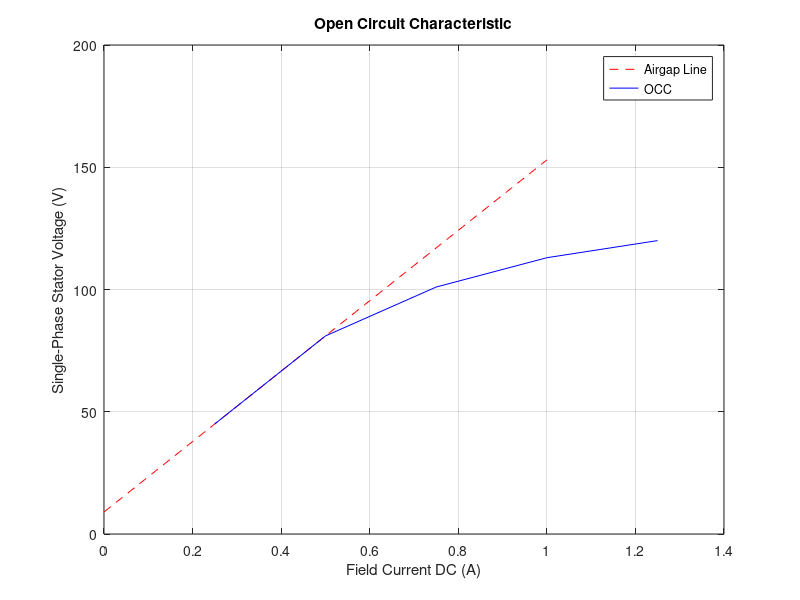
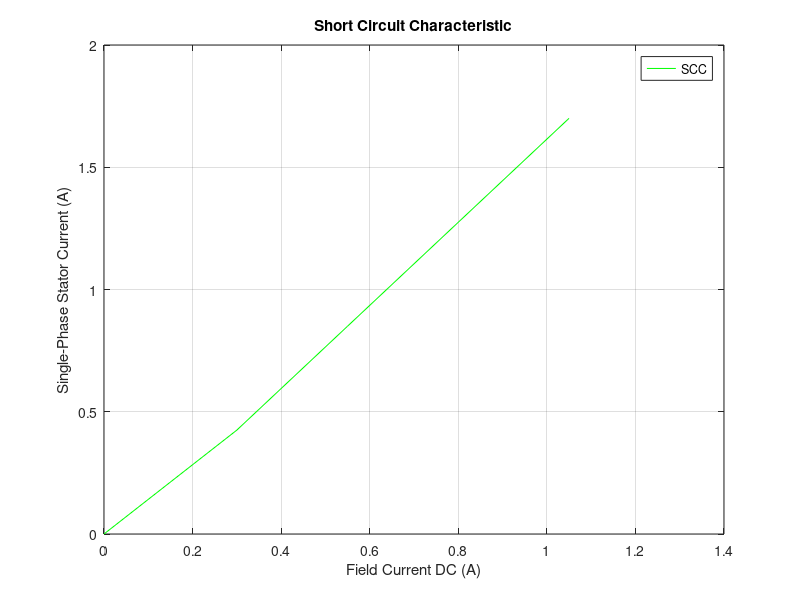

Write MATLAB code to recreate these figures, in order.
% make arrays for field current and stator voltage
ifield = [0.25, 0.5, 0.75, 1.0, 1.25];
vstator = [45, 81, 101, 113, 120];
% add airgap line
m = (81-45) / (0.5-0.25);
x = 0:0.01:1; 
y = m*x - m*0.25 + 45;

% open circuit characteristic
figure;
plot(x,y, 'r--');
hold on;
plot(ifield,vstator, 'b-');
hold off;

ylabel('Single-Phase Stator Voltage (V)');
xlabel('Field Current DC (A)');
title('Open Circuit Characteristic');
legend('Airgap Line', 'OCC');
grid on;

% short circuit characteristic

% make arrays for field current and stator voltage
ifield = [0, 0.3, 0.55, 1.05];
istator = [0, 0.425, 0.85, 1.7];

figure;
plot(ifield, istator, 'g-');
ylabel('Single-Phase Stator Current (A)');
xlabel('Field Current DC (A)');
title('Short Circuit Characteristic');
legend('SCC');
grid on;